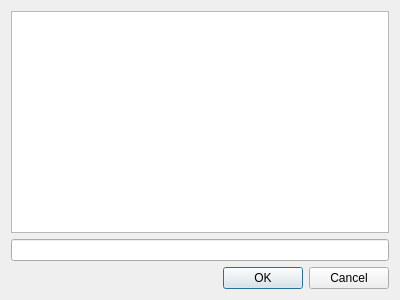
<?xml version="1.0" encoding="UTF-8"?>
<ui version="4.0">
 <class>Session_Dialog</class>
 <widget class="QDialog" name="Session_Dialog">
  <property name="geometry">
   <rect>
    <x>0</x>
    <y>0</y>
    <width>400</width>
    <height>300</height>
   </rect>
  </property>
  <property name="windowTitle">
   <string>Select session folder</string>
  </property>
  <layout class="QGridLayout" name="gridLayout">
   <item row="0" column="0">
    <widget class="QTreeView" name="folder_tree"/>
   </item>
   <item row="1" column="0">
    <widget class="QLineEdit" name="selected_session"/>
   </item>
   <item row="2" column="0">
    <widget class="QDialogButtonBox" name="session_select_window">
     <property name="orientation">
      <enum>Qt::Horizontal</enum>
     </property>
     <property name="standardButtons">
      <set>QDialogButtonBox::Cancel|QDialogButtonBox::Ok</set>
     </property>
    </widget>
   </item>
  </layout>
 </widget>
 <resources/>
 <connections>
  <connection>
   <sender>session_select_window</sender>
   <signal>accepted()</signal>
   <receiver>Session_Dialog</receiver>
   <slot>accept()</slot>
   <hints>
    <hint type="sourcelabel">
     <x>248</x>
     <y>254</y>
    </hint>
    <hint type="destinationlabel">
     <x>157</x>
     <y>274</y>
    </hint>
   </hints>
  </connection>
  <connection>
   <sender>session_select_window</sender>
   <signal>rejected()</signal>
   <receiver>Session_Dialog</receiver>
   <slot>reject()</slot>
   <hints>
    <hint type="sourcelabel">
     <x>316</x>
     <y>260</y>
    </hint>
    <hint type="destinationlabel">
     <x>286</x>
     <y>274</y>
    </hint>
   </hints>
  </connection>
 </connections>
</ui>
